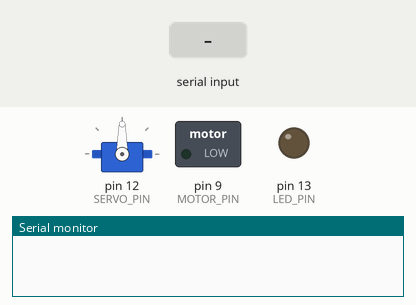
The sketch below on a simulated Arduino Uno, built with avr-gcc and run on an emulated ATmega328P. Shown: servo, switched loads named in the sketch (green lamp = pin HIGH), output pins drawn as LEDs (lit = HIGH), the last lines printed to the serial monitor. The inputs (shaded band) are chosen by the test bench.

Above: at 1.2 s.
1.3 s: "LED_ON\n" received over Serial
At 1.8 s:
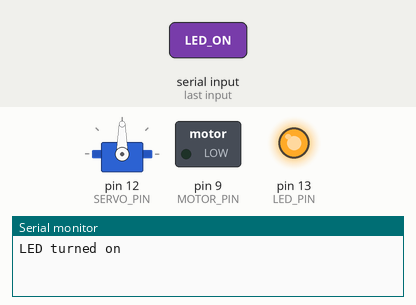
2.8 s: "MOTOR_ON\n" received over Serial
At 4.0 s:
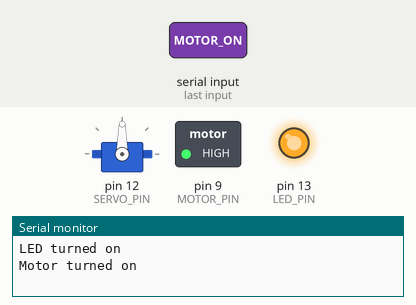
4.3 s: "LED_OFF\n" received over Serial
At 5.4 s:
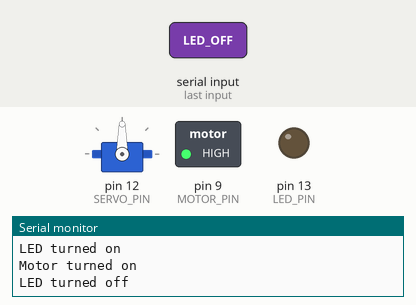
5.8 s: "SERVO_LEFT\n" received over Serial
At 6.6 s:
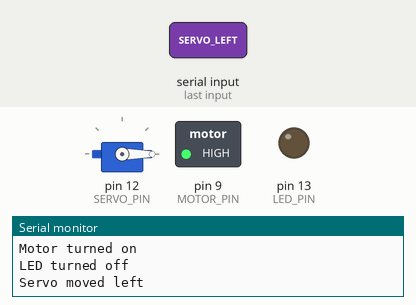
7.3 s: "MOTOR_OFF\n" received over Serial
At 7.7 s:
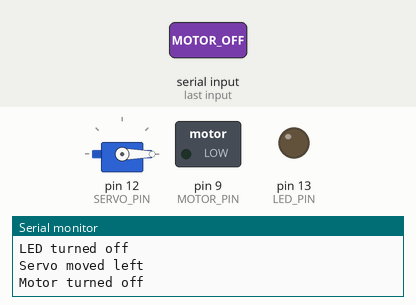
8.8 s: "LED_ON\n" received over Serial
At 9.9 s:
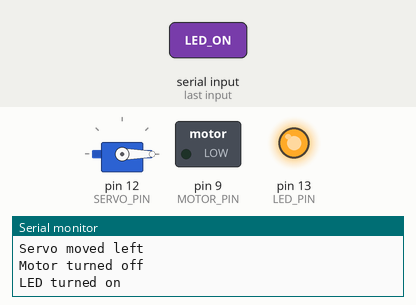
Timing chart, 0 to 11.3 s (numbered marks = the images above; inputs shaded):
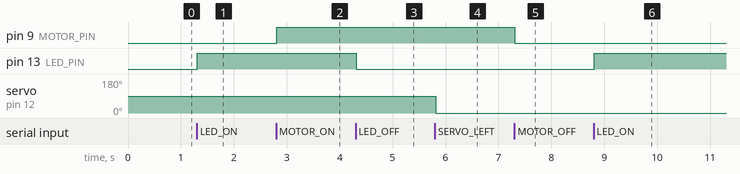

The sketch:

Voice_SmartHome.ino
```cpp
#include <Servo.h>

const int LED_PIN = 13; // lamp
const int MOTOR_PIN = 9; // fan
const int SERVO_PIN = 12; // door

Servo myServo;

void setup() {
  Serial.begin(9600);
  pinMode(LED_PIN, OUTPUT);
  pinMode(MOTOR_PIN, OUTPUT);
  myServo.attach(SERVO_PIN);
  myServo.write(90);  // Set servo to middle position
}

void loop() {
  if (Serial.available() > 0) {
    String command = Serial.readStringUntil('\n');
    command.trim();

    if (command == "LED_ON") {
      digitalWrite(LED_PIN, HIGH);
      Serial.println("LED turned on");
    } else if (command == "LED_OFF") {
      digitalWrite(LED_PIN, LOW);
      Serial.println("LED turned off");
    } else if (command == "MOTOR_ON") {
      analogWrite(MOTOR_PIN, 255);
      Serial.println("Motor turned on");
    } else if (command == "MOTOR_OFF") {
      analogWrite(MOTOR_PIN, 0);
      Serial.println("Motor turned off");
    } else if (command == "SERVO_LEFT") {
      myServo.write(0);
      Serial.println("Servo moved left");
    } else if (command == "SERVO_RIGHT") {
      myServo.write(90);
      Serial.println("Servo moved right");
    } else {
      Serial.println("Unknown command");
    }
  }
}
```

Measured:
- after the input at 1.3 s, pin 13 (LED_PIN): LOW → HIGH at once
- after the input at 2.8 s, pin 9 (MOTOR_PIN): LOW → HIGH at once
- after the input at 4.3 s, pin 13 (LED_PIN): HIGH → LOW at once
- after the input at 5.8 s, servo on pin 12 (SERVO_PIN): 90° → 0° at once
- after the input at 7.3 s, pin 9 (MOTOR_PIN): HIGH → LOW at once
- after the input at 8.8 s, pin 13 (LED_PIN): LOW → HIGH at once
